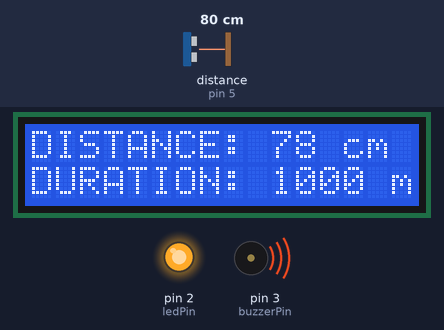
A sketch run on a simulated Arduino Uno, built with avr-gcc and run on an emulated ATmega328P. On the bench: 16×2 character LCD, output pins drawn as LEDs (lit = HIGH), buzzer (waves = sounding). Wiring (inferred from the names in the program): ultrasonic range finder: trigger pin 4; echo pin 5. Dashed ring = blinking. Inputs (shaded band) come from the test bench; at power-on: distance to the obstacle (sensor on pin 5) 80 cm. The echo pulse lasts 58.3 µs per cm; pins used as bus, display or sensor lines are not drawn.

Above: at 1.2 s.
1.3 s: distance to the obstacle (sensor on pin 5) set to 9 cm
At 2.59 s:
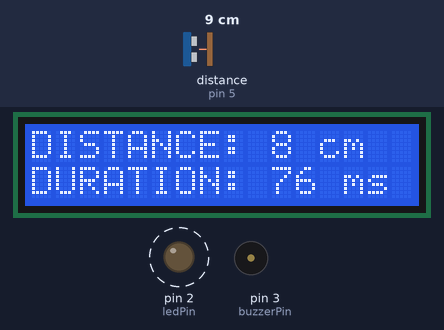
2.9 s: distance to the obstacle (sensor on pin 5) set to 2 cm
At 4.0 s:
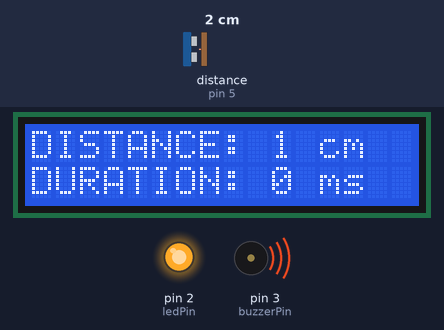
4.5 s: distance to the obstacle (sensor on pin 5) set to 18 cm
At 4.91 s:
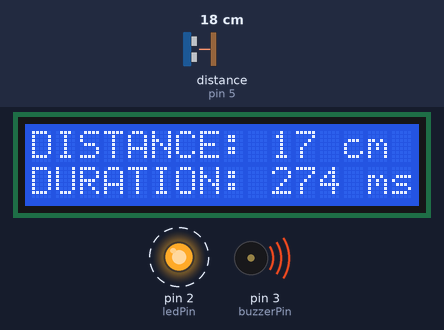
Timing chart, 0 to 12.1 s (numbered marks = the images above; inputs shaded):
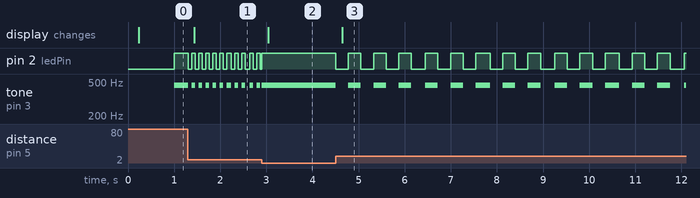

The sketch:

code.ino
```cpp
#include <Wire.h>
#include <LiquidCrystal_I2C.h>

// Define pins for HC-SR04
const int trigPin = 4;
const int echoPin = 5;
const int buzzerPin = 3;
const int ledPin = 2;

// Define constants
const int BUZZER_LED_DURATION_MAX = 1000;
const int BUZZER_LED_DURATION_MIN = 10;
const int DISTANCE_MAX = 50;
const int DISTANCE_MIN = 5;
const int UPDATE_DURATION_LCD = 200;
int CURRENT_DISTANCE = 0;
int CURRENT_DURATION = 0;

LiquidCrystal_I2C lcd(0x27, 16, 2);

void setup() {
  // Set pin modes
  pinMode(trigPin, OUTPUT);
  pinMode(echoPin, INPUT);
  pinMode(buzzerPin, OUTPUT);
  pinMode(ledPin, OUTPUT);
  // Initialize LCD
  lcd.init();
  lcd.backlight();
}

void loop() {
  CURRENT_DISTANCE = getDistance(); // Get distance in cm

  if (CURRENT_DISTANCE <= DISTANCE_MIN) { // If distance is less than minimum
    CURRENT_DURATION = 0; // Set to 0 duration
  } else if (CURRENT_DISTANCE > DISTANCE_MAX) { // If distance is greater than maximum
    CURRENT_DURATION = BUZZER_LED_DURATION_MAX;
  } else { // If distance is within range
    CURRENT_DURATION = calculateDuration(); // Calculate duration
  }

  updateLCD(CURRENT_DISTANCE, CURRENT_DURATION);

  controlBuzzerAndLED(CURRENT_DURATION);
}

int getDistance() {
  long duration;
  int distance;

  digitalWrite(trigPin, LOW);
  delayMicroseconds(2);
  digitalWrite(trigPin, HIGH);
  delayMicroseconds(10);
  digitalWrite(trigPin, LOW);

  duration = pulseIn(echoPin, HIGH);
  distance = duration * 0.034 / 2;

  return distance;
}

// Calculate duration based on distance
int calculateDuration() {
  return ( (CURRENT_DISTANCE-DISTANCE_MIN) * (BUZZER_LED_DURATION_MAX-BUZZER_LED_DURATION_MIN) / (DISTANCE_MAX-DISTANCE_MIN) ) + BUZZER_LED_DURATION_MIN;
}

void updateLCD(int distance, int duration) {
  static unsigned long lastUpdateTime = 0; // Last update time
  unsigned long currentMillis = millis(); // Current time

  // if not enough time has passed since last update, return else update LCD
  if (currentMillis - lastUpdateTime < (unsigned long) UPDATE_DURATION_LCD)
    return;

  lastUpdateTime = currentMillis; // Update last update time

  lcd.clear();
  lcd.setCursor(0, 0);
  lcd.print("DISTANCE: ");
  lcd.print(distance);
  lcd.print(" cm");
  lcd.setCursor(0, 1);
  lcd.print("DURATION: ");
  lcd.print(duration);
  lcd.print(" ms");
}

void controlBuzzerAndLED(int duration) {
  static unsigned long lastBuzzTime = 0;
  static bool isBuzzing = false;

  if (duration == 0) { // If duration is 0, turn on LED and buzzer non-stop
    digitalWrite(ledPin, HIGH);
    tone(buzzerPin, 455);
    isBuzzing = true;
  }
  // If duration is within range, turn on LED and buzzer for duration
  else if (BUZZER_LED_DURATION_MIN <= duration && duration <= BUZZER_LED_DURATION_MAX) {
    if (!isBuzzing && millis() - lastBuzzTime >= (unsigned long)duration) {
      digitalWrite(ledPin, HIGH);
      tone(buzzerPin, 455);
      lastBuzzTime = millis();
      isBuzzing = true;
    } else if (isBuzzing && millis() - lastBuzzTime >= (unsigned long)duration) {
      digitalWrite(ledPin, LOW);
      noTone(buzzerPin);
      lastBuzzTime = millis();
      isBuzzing = false;
    }
  } else { // If duration is out of range, turn off LED and buzzer
    digitalWrite(ledPin, LOW);
    noTone(buzzerPin);
    isBuzzing = false;
  }
}
```

Measured:
- after the input at 1.3 s, the display: changes after 0.14 s (image 1)
- after the input at 2.9 s, the display: changes after 0.14 s (image 2)
- after the input at 4.5 s, pin 2 (ledPin): alternates HIGH for 0.27 s and LOW for 0.27 s, starting at once; tone on pin 3 (buzzerPin): alternates 455 Hz for 0.27 s and silent for 0.27 s, starting at once; the display: changes after 0.14 s (image 3)
